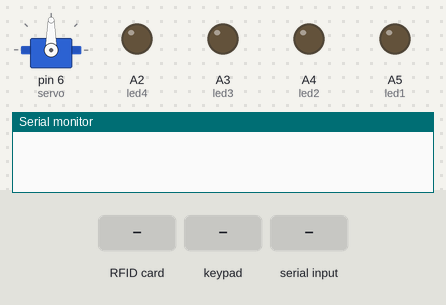
The sketch below on a simulated Arduino Uno, built with avr-gcc and run on an emulated ATmega328P. Shown: servo, output pins drawn as LEDs (lit = HIGH), the last lines printed to the serial monitor. Dashed ring = blinking. The test bench sets the inputs (shaded band). Pins used as bus, display or sensor lines are not drawn.

Above: at 1.2 s.
1.3 s: RFID card 5E 7A 19 C4 held to the reader
At 2.4 s:
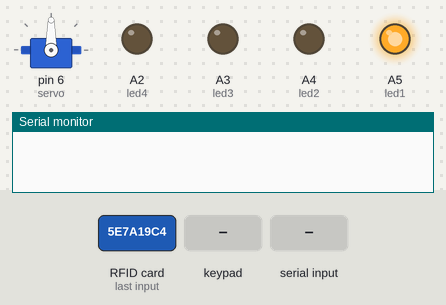
2.8 s: key '#' pressed
At 3.6 s:
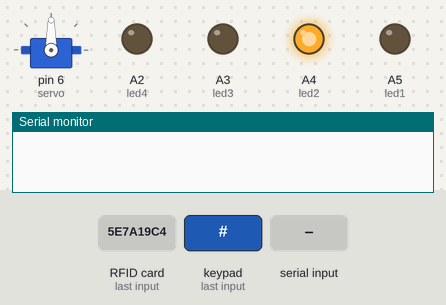
4.3 s: keypad keys 1 2 # pressed 0.4 s apart
7.0 s: "0" received over Serial
At 7.15 s:
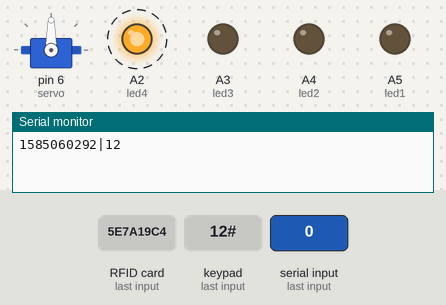
Timing chart, 0 to 12.5 s (numbered marks = the images above; inputs shaded):
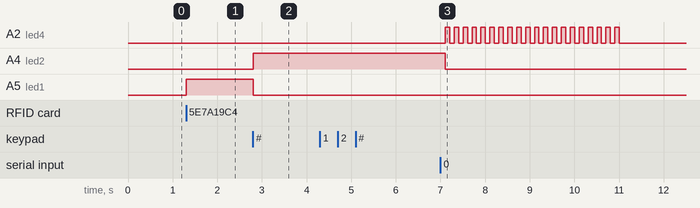

Measured:
- after the input at 1.3 s, A5 (led1): LOW → HIGH at once
- after the input at 2.8 s, A4 (led2): LOW → HIGH at once; A5 (led1): HIGH → LOW at once
- after the input at 7.0 s, A2 (led4): alternates HIGH for 0.10 s and LOW for 0.10 s, 40 changes in all, then stays LOW, starting after 0.11 s; A4 (led2): HIGH → LOW after 0.11 s

The sketch:

sketch_dec10a.ino
```cpp
#include <Servo.h>
#include <Keypad.h>
#include <SPI.h>
#include <MFRC522.h> // библиотека "RFID".
#define SS_PIN 10
#define RST_PIN 9
MFRC522 mfrc522(SS_PIN, RST_PIN);
unsigned long uidDec, uidDecTemp;
// для храниения номера метки в десятичном формате
Servo servo;
String outpu;
String UID;
char c;
int cout = 0;
const byte ROWS = 4; // 4 строки
const byte COLS = 4;// 4 столбца

char keys[ROWS][COLS] = {
  {'1','2','3','A'},
  {'4','5','6','B'},
  {'7','8','9','C'},
  {'*','0','#','D'}
};
byte rowPins[ROWS] = {7, 8, 5, A1};
byte colPins[COLS] = {3, 2, A0, 4};
Keypad keypad = Keypad( makeKeymap(keys), rowPins, colPins, ROWS, COLS );
int led1 = A5;
int led2 = A4;
int led3 = A3;
int led4 = A2;
void setup() {
  pinMode(led1, OUTPUT);
  pinMode(led2, OUTPUT);
  pinMode(led3, OUTPUT);
  pinMode(led4, OUTPUT);
  Serial.begin(9600);
  SPI.begin();  //  инициализация SPI / Init SPI bus.
  mfrc522.PCD_Init();     // инициализация MFRC522 / Init MFRC522 card.
  servo.attach(6);
  servo.write(90);  // устанавливаем серво-привод в закрытое сосотояние
}
void loop() {
  if (cout==0){
  // Поиск новой метки
    outpu="";
    if ( ! mfrc522.PICC_IsNewCardPresent()) {
      return;
    }
    // Выбор метки
    if ( ! mfrc522.PICC_ReadCardSerial()) {
      return;
    }
    uidDec = 0;
    // Выдача серийного номера метки.
    for (byte i = 0; i < mfrc522.uid.size; i++)
    {
      uidDecTemp = mfrc522.uid.uidByte[i];
      uidDec = uidDec * 256 + uidDecTemp;
    }
    UID=(String)uidDec;// Выводим UID метки в консоль.
    outpu=outpu+UID+(String)"|";
    cout=1;
    digitalWrite(led1, HIGH);
  }
  else if ((cout==1)||(cout==2)){
    char key = keypad.getKey();
    if (key){
      if (key=='#'){

        if (cout==1){
          cout=2;
          digitalWrite(led1, LOW);
          digitalWrite(led2, HIGH);
        }
        else{
          cout=3;
          Serial.println(outpu);
        }
      }
      else if (key=='*'){
        cout=0;
        digitalWrite(led1, LOW);
        digitalWrite(led2, LOW);
      }
      else{
        outpu=outpu+(String)key;
      }
    }
  }
  else if (cout==3){
    delay(1000);
    c=(char)Serial.read();
    if (c =='0'){
      digitalWrite(led2, LOW);
      digitalWrite(led4, HIGH);
      for (int i=0; i<20; i++){
        delay(100);
        digitalWrite(led4, LOW);
        delay(100);
        digitalWrite(led4, HIGH);
      }
      digitalWrite(led4, LOW);
      cout=0;
    }
    else if (c=='1'){
      digitalWrite(led2, LOW);
      servo.write(1);
      digitalWrite(led3, HIGH);
      for (int i=0; i<20; i++){
        delay(100);
        digitalWrite(led3, LOW);
        delay(100);
        digitalWrite(led3, HIGH);
      }
      digitalWrite(led3, LOW);
      servo.write(90);
      cout=0;
    }
  }
}
```
